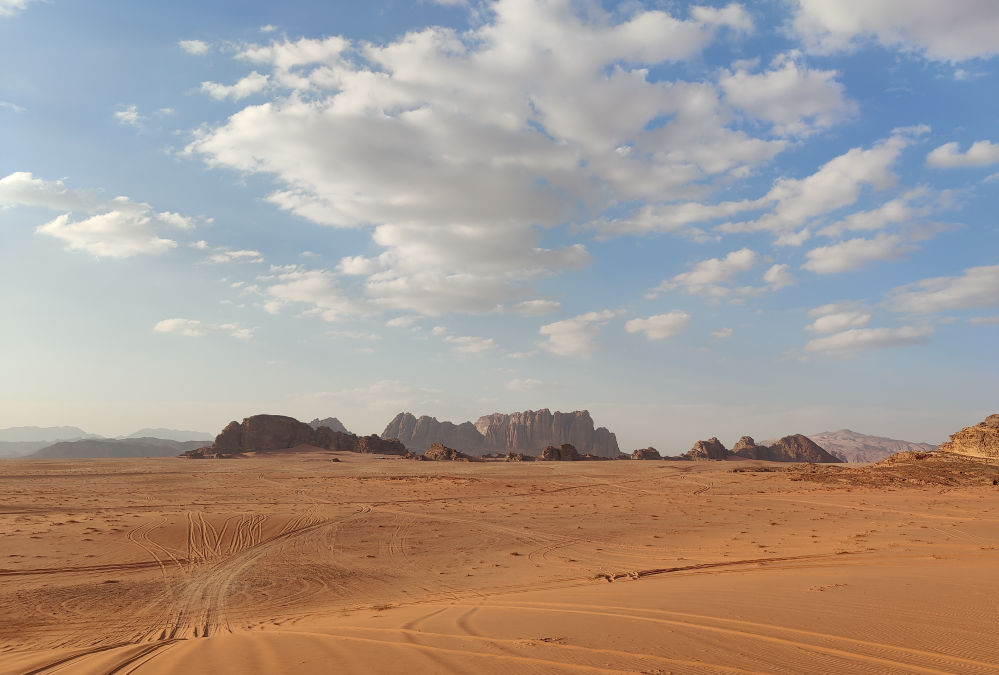
#> input picture dist/images/wadi_rum_rocks.jpg, 3996 x 2700 px, found by its file name (shown at 1/4 size)
$ python prepare_roadmap_bg.py
#> lines starting #> are read from the running program, lines starting #| are printed output that depends on the picture
from PIL import Image, ImageEnhance, ImageFilter
import os
import shutil

input_path = "public/images/wadi_rum_rocks.jpg"
output_path = "public/images/desert_roadmap_cinematic.jpg"

img = Image.open(input_path)
#> img is the input picture: PIL image 3996x2700 RGB; mean R, G, B 166.7, 153.8, 145.5
w, h = img.size
#> w = 3996; h = 2700

# Target mobile portrait aspect ratio for the roadmap modal (e.g. 786 x 1704)
target_aspect = 1704 / 786
target_w = int(h / target_aspect)
#> target_w = 1245
left = (w - target_w) // 2
#> left = 1375
cropped = img.crop((left, 0, left + target_w, h))
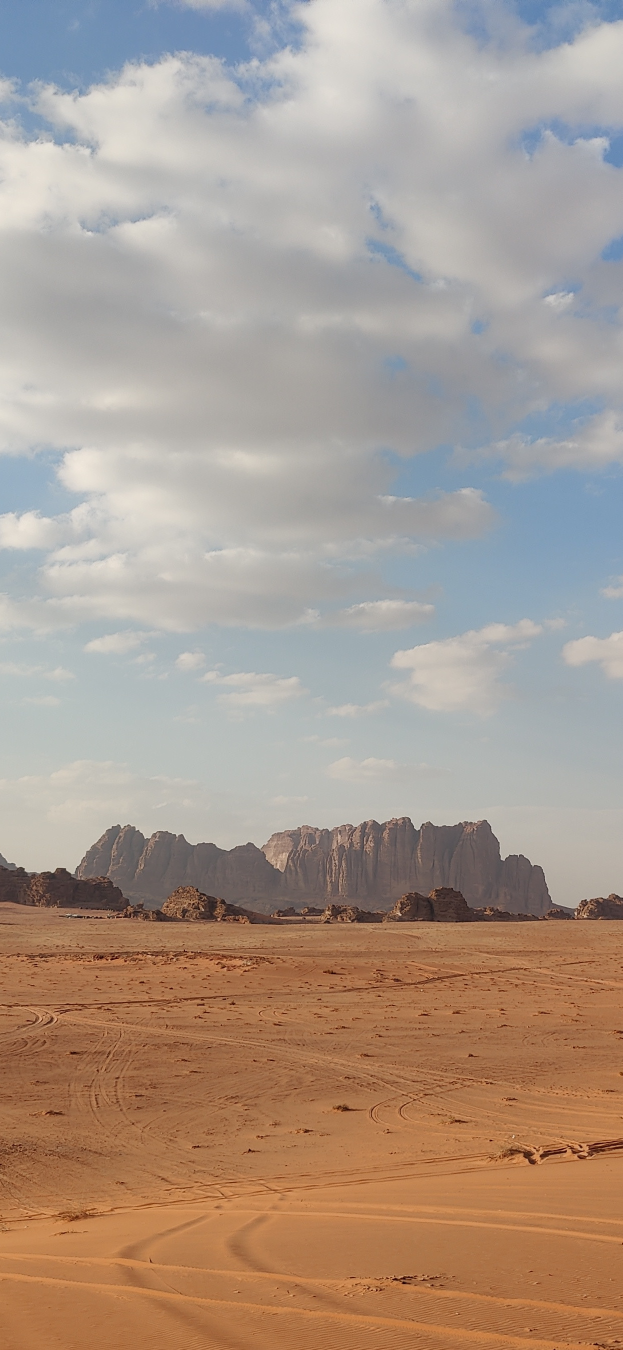
#> cropped: PIL image 1245x2700 RGB (shown at 1/2 size); mean R, G, B 169.3, 152.5, 140.2

resized = cropped.resize((786, 1704), Image.Resampling.LANCZOS)

# Cinematic color grading: enhance warm desert ochre, slight vignette/darkening so waypoints pop
enhancer_color = ImageEnhance.Color(resized)
graded = enhancer_color.enhance(1.15)

enhancer_contrast = ImageEnhance.Contrast(graded)
graded = enhancer_contrast.enhance(1.10)
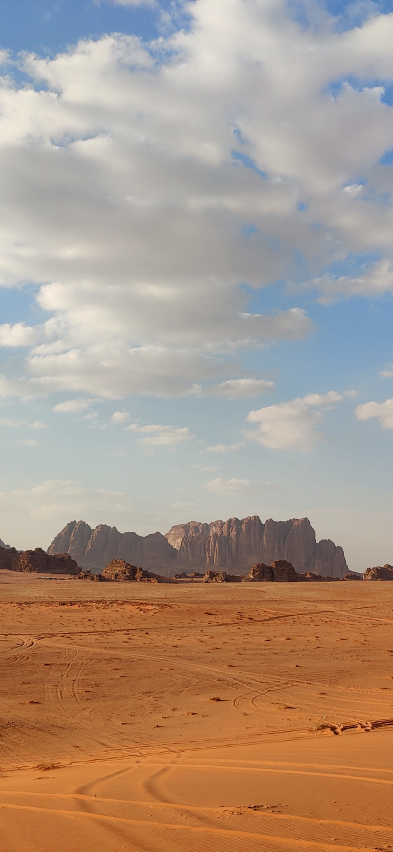
#> graded: PIL image 786x1704 RGB (shown at 1/2 size); mean R, G, B 171.9, 150.7, 135.1

enhancer_bright = ImageEnhance.Brightness(graded)
graded = enhancer_bright.enhance(0.75) # slightly deeper tone so gold stars and road are ultra readable
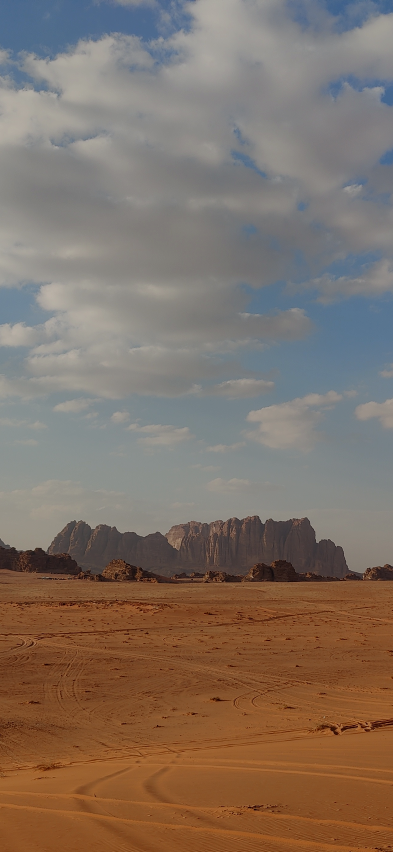
#> graded: PIL image 786x1704 RGB (shown at 1/2 size); mean R, G, B 128.5, 112.7, 101

graded.save(output_path, "JPEG", quality=90, optimize=True)
os.makedirs("dist/images", exist_ok=True)
shutil.copy(output_path, "dist/images/desert_roadmap_cinematic.jpg")
print(f"Prepared {output_path} successfully!")

$ run again, with dist/images/arctic_fjord_pathway.jpg copied over dist/images/wadi_rum_rocks.jpg
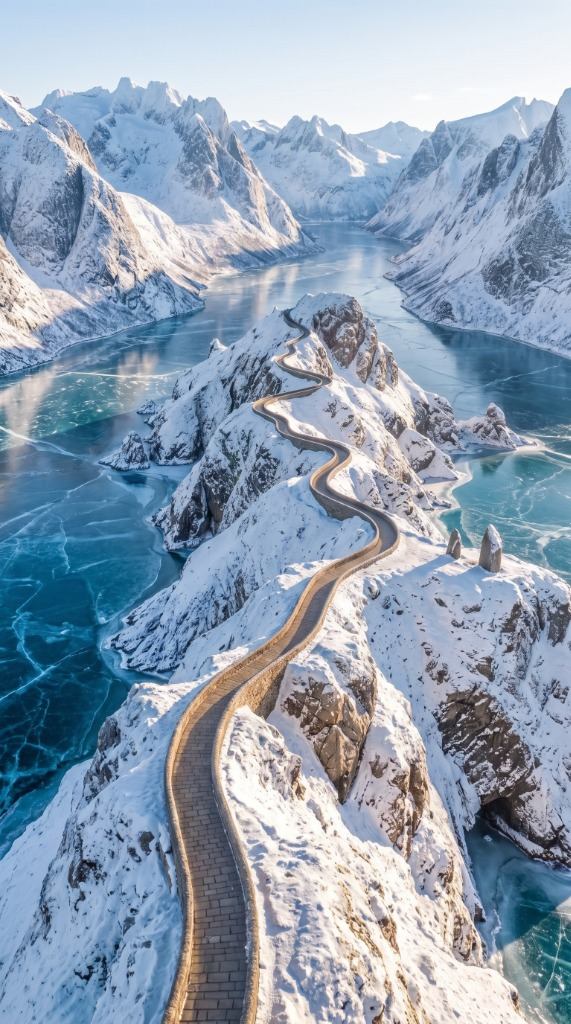
#> input picture dist/images/arctic_fjord_pathway.jpg, 571 x 1024 px, found by its file name
#> img is the input picture: PIL image 571x1024 RGB; mean R, G, B 142.9, 160.2, 179
#> `cropped = img.crop((left, 0, left + target_w, h))`:
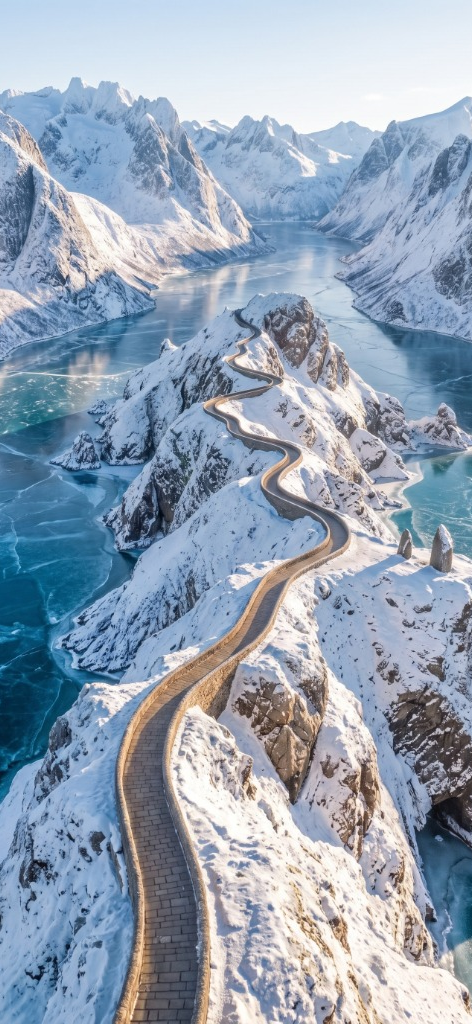
#> cropped: PIL image 472x1024 RGB; mean R, G, B 148.1, 163, 180.8
#> `graded = enhancer_bright.enhance(0.75)`:
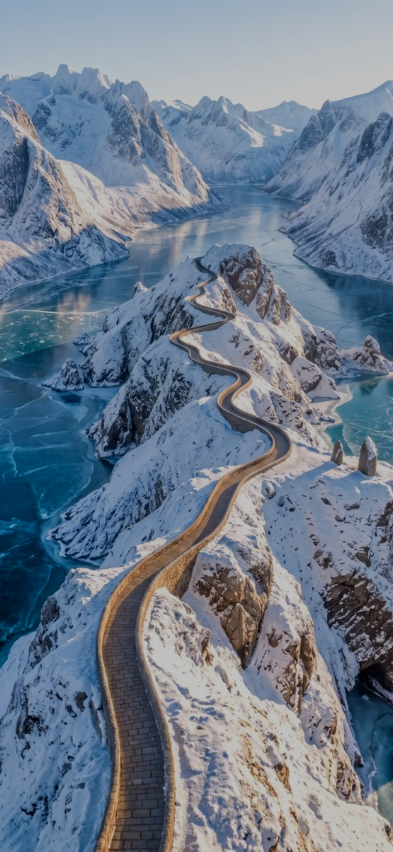
#> graded: PIL image 786x1704 RGB (shown at 1/2 size); mean R, G, B 107.7, 121.6, 138.4

$ run again, with dist/images/coastal_cliff_pathway.jpg copied over dist/images/wadi_rum_rocks.jpg
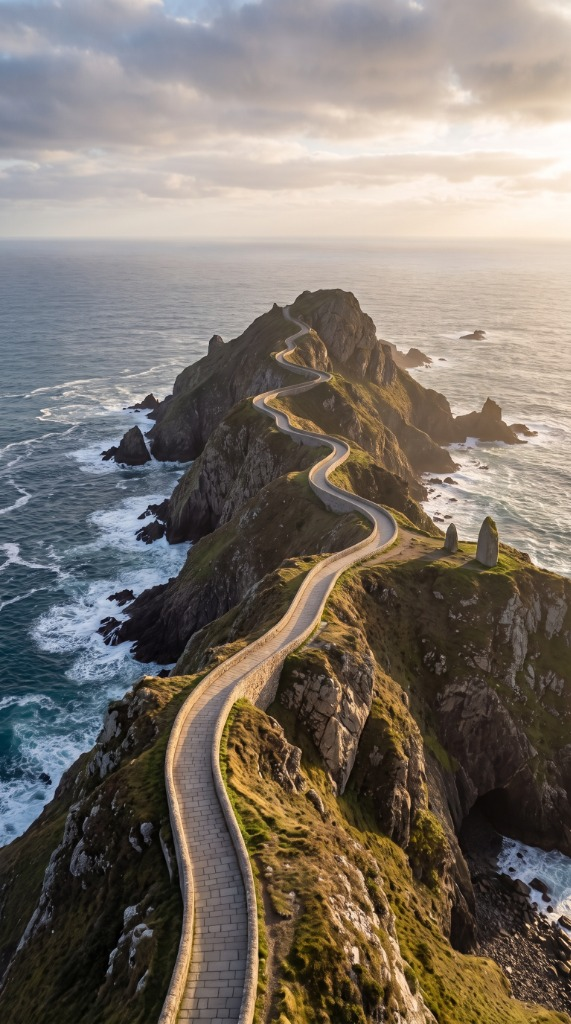
#> input picture dist/images/coastal_cliff_pathway.jpg, 571 x 1024 px, found by its file name
#> img is the input picture: PIL image 571x1024 RGB; mean R, G, B 124.9, 116.4, 107.6
#> `cropped = img.crop((left, 0, left + target_w, h))`:
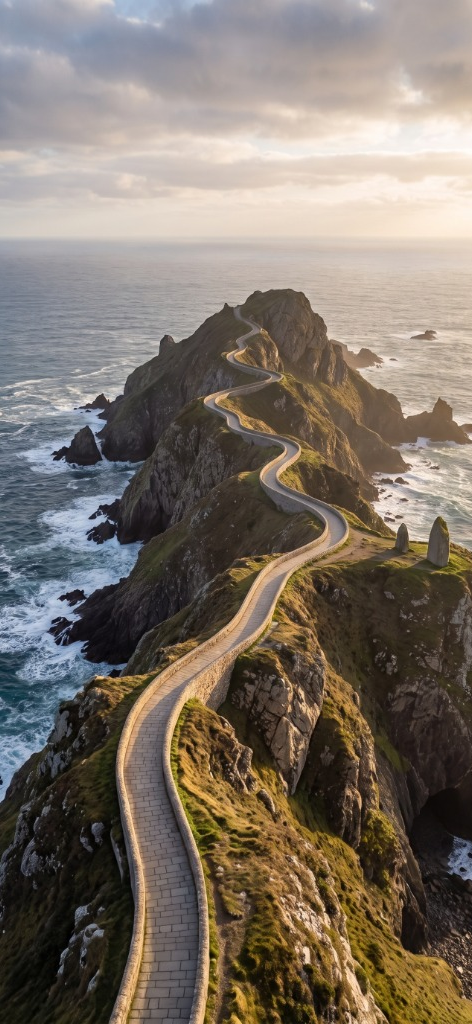
#> cropped: PIL image 472x1024 RGB; mean R, G, B 125.2, 115.1, 104.6
#> `graded = enhancer_bright.enhance(0.75)`:
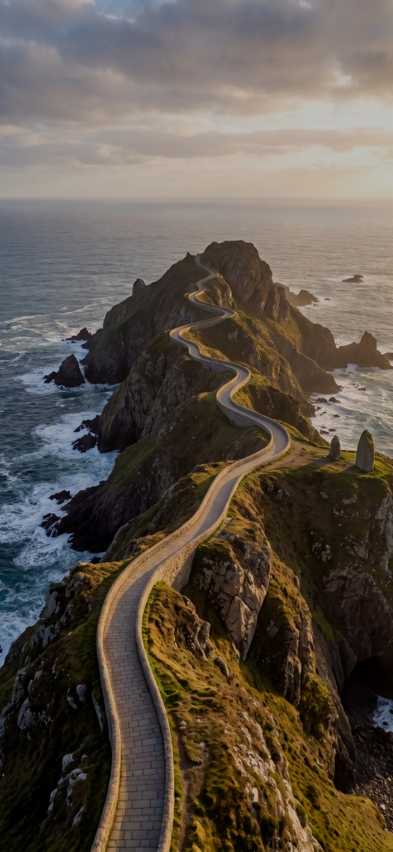
#> graded: PIL image 786x1704 RGB (shown at 1/2 size); mean R, G, B 94.4, 84.9, 75.3
